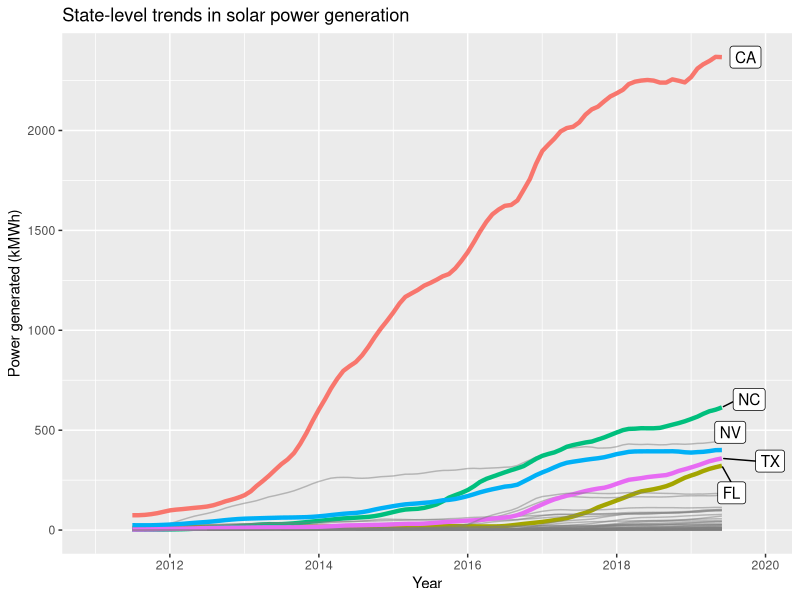

This figure's R source:
## ---- chunk 1
library(tidyverse)
library(ggrepel)
library(lubridate)

solartrendsdf <- read.csv("../solar_trends.csv")

solartrendsdf <- solartrendsdf %>%
  mutate(Highlight = ifelse(State == "CA" | State == "NC" | State == "TX" | State == "NV" | State == "FL", State, NA),
         Date = parse_date_time(Date, orders = "Ymd"))

ggplot(data = solartrendsdf) + 
  geom_line(aes(Date, kMWh, group = State, color = Highlight, size = !is.na(Highlight), alpha = !is.na(Highlight))) +
  geom_label_repel(data = solartrendsdf %>% filter(!is.na(kMWh)) %>% filter(Date == last(Date), !is.na(Highlight)), aes(Date, kMWh, label = Highlight), nudge_x = 1e7, na.rm = TRUE) + 
  scale_size_manual(values=c(0.5, 1.5), guide = 'none') +
  scale_alpha_manual(values=c(0.5, 1), guide = 'none') + 
  guides(color = FALSE) +
  xlab("Year") +
  ylab("Power generated (kMWh)") +
  ggtitle("State-level trends in solar power generation")

